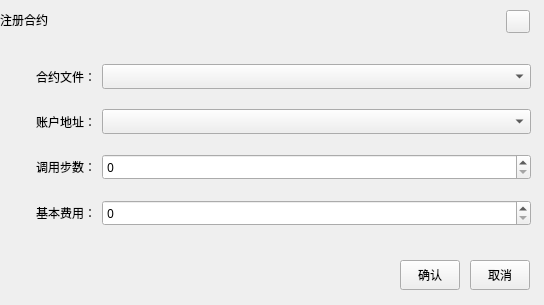
<?xml version="1.0" encoding="UTF-8"?>
<ui version="4.0">
 <class>RegisterContractDialogHX</class>
 <widget class="QDialog" name="RegisterContractDialogHX">
  <property name="geometry">
   <rect>
    <x>0</x>
    <y>0</y>
    <width>544</width>
    <height>305</height>
   </rect>
  </property>
  <property name="font">
   <font>
    <family>微软雅黑</family>
   </font>
  </property>
  <property name="windowTitle">
   <string>Dialog</string>
  </property>
  <property name="styleSheet">
   <string notr="true"/>
  </property>
  <widget class="QLabel" name="title_Label">
   <property name="geometry">
    <rect>
     <x>0</x>
     <y>0</y>
     <width>544</width>
     <height>40</height>
    </rect>
   </property>
   <property name="font">
    <font>
     <family>微软雅黑</family>
     <weight>50</weight>
     <italic>false</italic>
     <bold>false</bold>
    </font>
   </property>
   <property name="styleSheet">
    <string notr="true"/>
   </property>
   <property name="text">
    <string>注册合约</string>
   </property>
  </widget>
  <widget class="QToolButton" name="closeBtn">
   <property name="geometry">
    <rect>
     <x>506</x>
     <y>10</y>
     <width>24</width>
     <height>23</height>
    </rect>
   </property>
   <property name="font">
    <font>
     <family>微软雅黑</family>
    </font>
   </property>
   <property name="cursor">
    <cursorShape>PointingHandCursor</cursorShape>
   </property>
   <property name="styleSheet">
    <string notr="true"/>
   </property>
   <property name="text">
    <string/>
   </property>
  </widget>
  <widget class="QToolButton" name="okBtn">
   <property name="geometry">
    <rect>
     <x>400</x>
     <y>260</y>
     <width>60</width>
     <height>30</height>
    </rect>
   </property>
   <property name="styleSheet">
    <string notr="true">font: 9pt &quot;微软雅黑&quot;;</string>
   </property>
   <property name="text">
    <string>确认</string>
   </property>
  </widget>
  <widget class="QToolButton" name="cancelBtn">
   <property name="geometry">
    <rect>
     <x>470</x>
     <y>260</y>
     <width>60</width>
     <height>30</height>
    </rect>
   </property>
   <property name="styleSheet">
    <string notr="true">font: 9pt &quot;微软雅黑&quot;;</string>
   </property>
   <property name="text">
    <string>取消</string>
   </property>
  </widget>
  <widget class="QWidget" name="layoutWidget">
   <property name="geometry">
    <rect>
     <x>10</x>
     <y>50</y>
     <width>521</width>
     <height>191</height>
    </rect>
   </property>
   <layout class="QGridLayout" name="gridLayout" rowstretch="0,0,0,0" columnstretch="1,5">
    <item row="0" column="0">
     <widget class="QLabel" name="label">
      <property name="text">
       <string>合约文件：</string>
      </property>
      <property name="alignment">
       <set>Qt::AlignRight|Qt::AlignTrailing|Qt::AlignVCenter</set>
      </property>
     </widget>
    </item>
    <item row="1" column="1">
     <widget class="QComboBox" name="address"/>
    </item>
    <item row="0" column="1">
     <widget class="QComboBox" name="contractFile">
      <property name="minimumSize">
       <size>
        <width>200</width>
        <height>0</height>
       </size>
      </property>
     </widget>
    </item>
    <item row="1" column="0">
     <widget class="QLabel" name="label_7">
      <property name="text">
       <string>账户地址：</string>
      </property>
      <property name="alignment">
       <set>Qt::AlignRight|Qt::AlignTrailing|Qt::AlignVCenter</set>
      </property>
     </widget>
    </item>
    <item row="2" column="0">
     <widget class="QLabel" name="label_2">
      <property name="text">
       <string>调用步数：</string>
      </property>
      <property name="alignment">
       <set>Qt::AlignRight|Qt::AlignTrailing|Qt::AlignVCenter</set>
      </property>
     </widget>
    </item>
    <item row="2" column="1">
     <widget class="QSpinBox" name="gaslimit"/>
    </item>
    <item row="3" column="0">
     <widget class="QLabel" name="label_3">
      <property name="text">
       <string>基本费用：</string>
      </property>
      <property name="alignment">
       <set>Qt::AlignRight|Qt::AlignTrailing|Qt::AlignVCenter</set>
      </property>
     </widget>
    </item>
    <item row="3" column="1">
     <widget class="QSpinBox" name="gasprice"/>
    </item>
   </layout>
  </widget>
 </widget>
 <resources/>
 <connections/>
</ui>
